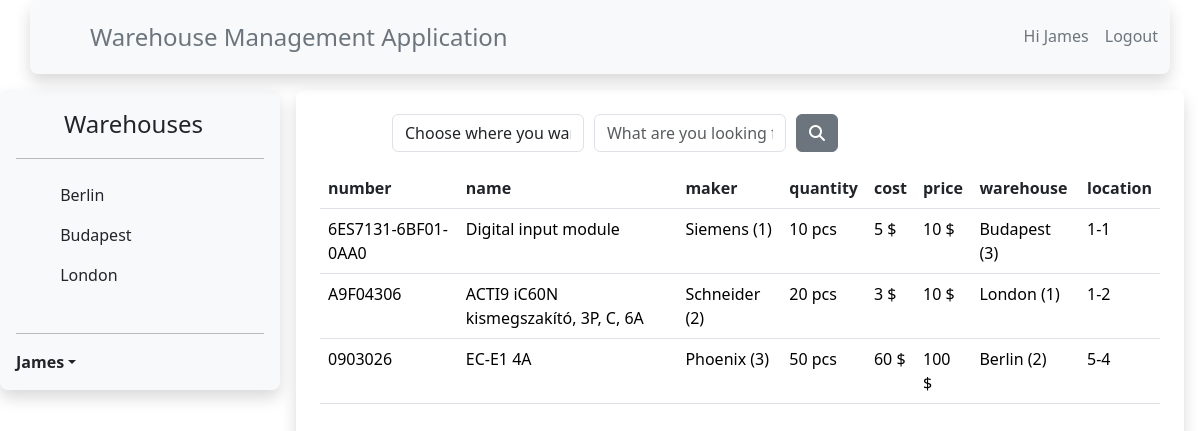
/index.php (signed in), run on the app's committed database.
### tables this page shows
CREATE TABLE `items` (
  `id` int(10) NOT NULL,
  `number` varchar(255) NOT NULL,
  `name` varchar(255) NOT NULL,
  `maker` int(9) NOT NULL,
  `quantity` int(6) NOT NULL,
  `cost` int(7) NOT NULL,
  `price` int(7) NOT NULL,
  `warehouse` int(10) NOT NULL,
  `location` varchar(10) NOT NULL
);

CREATE TABLE `makers` (
  `id` int(10) NOT NULL,
  `name` varchar(255) NOT NULL
);

CREATE TABLE `warehouses` (
  `id` int(11) NOT NULL,
  `name` varchar(100) NOT NULL
);

### modules/all_items.php (the view, shortened to what this page needs)
<?php
if(isset($_SESSION["user"]))
{
	 $names_search = $kapcsolat->query("select column_name from information_schema.columns where table_name = 'items'");
	 $table_names=array();
	 while($column=mysqli_fetch_array($names_search))
	 {
		array_push($table_names,$column["column_name"]);
	 }
	if(isset($_POST["quick_search_text"]) and trim($_POST["quick_search_text"]) != "" and $_POST["quick_search_category"] != 0)
	{
			$answer=$kapcsolat->query("select * from items where ".$table_names[$_POST["quick_search_category"]]." like '%".$_POST["quick_search_text"]."%'");
	}
	else if(isset($_GET["orderby"]))
	{
		$answer=$kapcsolat->query("select * from items order by ".$_GET["orderby"]);
	}
	else if(isset($_GET["warehouse"]))
	{
		$statement=$kapcsolat->prepare("select * from items where warehouse=?");
		$statement->bind_param("s",$_GET["warehouse"]);
		$statement->execute();
		$answer=$statement->get_result();
	}
	else
	{
		$answer = $kapcsolat->query("select * from items");
	}
   $answer_2 = $kapcsolat->query("select column_name from information_schema.columns where table_name = 'items'");
    echo("<table class='table table-hover'>");
		echo("<thead><tr>");
		 while($column = mysqli_fetch_array($answer_2))
		 {
			 if($column["column_name"] != "id")
			 {
				echo("<th><a class='text-dark text-decoration-none' href='index.php?orderby=".$column["column_name"]."'>" . $column["column_name"] . "</a></th>");
			 }
		 }
		 echo("</tr></thead>");
		echo("<tbody>");
		while($row=mysqli_fetch_array($answer))
		{
			echo("<tr>");
				echo("<td>".$row["number"]."</td>");
				echo("<td>".$row["name"]."</td>");
				$maker_names=$kapcsolat->query("select * from makers where id=".$row["maker"]);
				$maker_name=mysqli_fetch_array($maker_names);
				echo("<td>".$maker_name["name"]." (".$maker_name["id"].")</td>");
				echo("<td>".$row["quantity"]." pcs</td>");
				echo("<td>".$row["cost"]." $</td>");
				echo("<td>".$row["price"]." $</td>");
				$warehouse_names=$kapcsolat->query("select * from warehouses where id=".$row["warehouse"]);
				$warehouse_name=mysqli_fetch_array($warehouse_names);
				echo("<td>".$warehouse_name["name"]." (".$warehouse_name["id"].")</td>");
				echo("<td>".$row["location"]."</td>");
			echo("</tr>");
		}
		echo("</tbody>");
    echo("</table>");
}
?>

### data on the page
items: number "6ES7131-6BF01-0AA0", name "Digital input module", makers.name "Siemens", makers.id "1", quantity "10", cost "5", price "10", warehouses.name "Budapest", warehouses.id "3", location "1-1"
items: number "A9F04306", name "ACTI9 iC60N kismegszakító, 3P, C, 6A", makers.name "Schneider", makers.id "2", quantity "20", cost "3", price "10", warehouses.name "London", warehouses.id "1", location "1-2"
items: number "0903026", name "EC-E1 4A", makers.name "Phoenix", makers.id "3", quantity "50", cost "60", price "100", warehouses.name "Berlin", warehouses.id "2", location "5-4"

### other printed values
$_SESSION["user"]["nickname"] "James James"
$warehouses_array[0] "Berlin"
$warehouses_array[1] "Budapest"
$warehouses_array[2] "London"
$column["column_name"] "number"
$column["column_name"] "name"
$column["column_name"] "maker"
$column["column_name"] "quantity"
$column["column_name"] "cost"
$column["column_name"] "price"
$column["column_name"] "warehouse"
$column["column_name"] "location"
